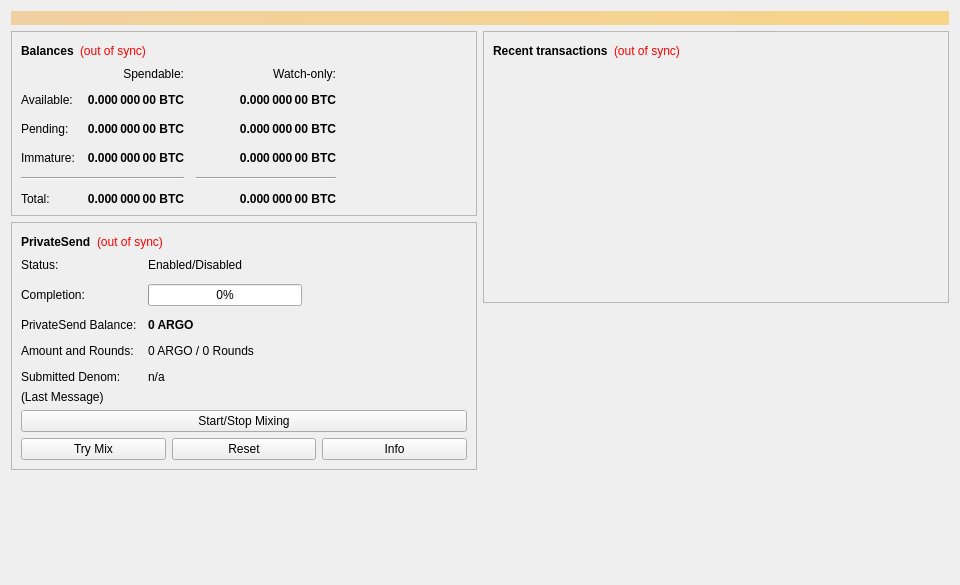
<?xml version="1.0" encoding="UTF-8"?>
<ui version="4.0">
 <class>OverviewPage</class>
 <widget class="QWidget" name="OverviewPage">
  <property name="geometry">
   <rect>
    <x>0</x>
    <y>0</y>
    <width>960</width>
    <height>585</height>
   </rect>
  </property>
  <property name="minimumSize">
   <size>
    <width>960</width>
    <height>0</height>
   </size>
  </property>
  <property name="windowTitle">
   <string>Form</string>
  </property>
  <layout class="QVBoxLayout" name="topLayout">
   <item>
    <widget class="QLabel" name="labelAlerts">
     <property name="visible">
      <bool>false</bool>
     </property>
     <property name="styleSheet">
      <string notr="true">QLabel { background-color: qlineargradient(x1: 0, y1: 0, x2: 1, y2: 0, stop:0 #F0D0A0, stop:1 #F8D488); color:#000000; }</string>
     </property>
     <property name="wordWrap">
      <bool>true</bool>
     </property>
     <property name="margin">
      <number>3</number>
     </property>
     <property name="textInteractionFlags">
      <set>Qt::TextSelectableByMouse</set>
     </property>
    </widget>
   </item>
   <item>
    <layout class="QHBoxLayout" name="horizontalLayout" stretch="1,1">
     <item>
      <layout class="QVBoxLayout" name="verticalLayout_2">
       <item>
        <widget class="QFrame" name="frame">
         <property name="frameShape">
          <enum>QFrame::StyledPanel</enum>
         </property>
         <property name="frameShadow">
          <enum>QFrame::Raised</enum>
         </property>
         <layout class="QVBoxLayout" name="verticalLayout_4">
          <item>
           <layout class="QHBoxLayout" name="horizontalLayout_4">
            <item>
             <widget class="QLabel" name="label_5">
              <property name="font">
               <font>
                <weight>75</weight>
                <bold>true</bold>
               </font>
              </property>
              <property name="text">
               <string>Balances</string>
              </property>
             </widget>
            </item>
            <item>
             <widget class="QLabel" name="labelWalletStatus">
              <property name="toolTip">
               <string>The displayed information may be out of date. Your wallet automatically synchronizes with the Argo network after a connection is established, but this process has not completed yet.</string>
              </property>
              <property name="styleSheet">
               <string notr="true">QLabel { color: red; }</string>
              </property>
              <property name="text">
               <string notr="true">(out of sync)</string>
              </property>
              <property name="alignment">
               <set>Qt::AlignLeading|Qt::AlignLeft|Qt::AlignVCenter</set>
              </property>
             </widget>
            </item>
            <item>
             <spacer name="horizontalSpacer_3">
              <property name="orientation">
               <enum>Qt::Horizontal</enum>
              </property>
              <property name="sizeHint" stdset="0">
               <size>
                <width>40</width>
                <height>20</height>
               </size>
              </property>
             </spacer>
            </item>
           </layout>
          </item>
          <item>
           <layout class="QGridLayout" name="gridLayout">
            <property name="spacing">
             <number>12</number>
            </property>
            <item row="2" column="2">
             <widget class="QLabel" name="labelWatchPending">
              <property name="font">
               <font>
                <weight>75</weight>
                <bold>true</bold>
               </font>
              </property>
              <property name="cursor">
               <cursorShape>IBeamCursor</cursorShape>
              </property>
              <property name="toolTip">
               <string>Unconfirmed transactions to watch-only addresses</string>
              </property>
              <property name="text">
               <string notr="true">0.000 000 00 BTC</string>
              </property>
              <property name="alignment">
               <set>Qt::AlignRight|Qt::AlignTrailing|Qt::AlignVCenter</set>
              </property>
              <property name="textInteractionFlags">
               <set>Qt::LinksAccessibleByMouse|Qt::TextSelectableByKeyboard|Qt::TextSelectableByMouse</set>
              </property>
             </widget>
            </item>
            <item row="2" column="1">
             <widget class="QLabel" name="labelUnconfirmed">
              <property name="font">
               <font>
                <weight>75</weight>
                <bold>true</bold>
               </font>
              </property>
              <property name="cursor">
               <cursorShape>IBeamCursor</cursorShape>
              </property>
              <property name="toolTip">
               <string>Total of transactions that have yet to be confirmed, and do not yet count toward the spendable balance</string>
              </property>
              <property name="text">
               <string notr="true">0.000 000 00 BTC</string>
              </property>
              <property name="alignment">
               <set>Qt::AlignRight|Qt::AlignTrailing|Qt::AlignVCenter</set>
              </property>
              <property name="textInteractionFlags">
               <set>Qt::LinksAccessibleByMouse|Qt::TextSelectableByKeyboard|Qt::TextSelectableByMouse</set>
              </property>
             </widget>
            </item>
            <item row="3" column="2">
             <widget class="QLabel" name="labelWatchImmature">
              <property name="font">
               <font>
                <weight>75</weight>
                <bold>true</bold>
               </font>
              </property>
              <property name="cursor">
               <cursorShape>IBeamCursor</cursorShape>
              </property>
              <property name="toolTip">
               <string>Mined balance in watch-only addresses that has not yet matured</string>
              </property>
              <property name="text">
               <string notr="true">0.000 000 00 BTC</string>
              </property>
              <property name="alignment">
               <set>Qt::AlignRight|Qt::AlignTrailing|Qt::AlignVCenter</set>
              </property>
              <property name="textInteractionFlags">
               <set>Qt::LinksAccessibleByMouse|Qt::TextSelectableByKeyboard|Qt::TextSelectableByMouse</set>
              </property>
             </widget>
            </item>
            <item row="4" column="0" colspan="2">
             <widget class="Line" name="lineSpendableBalance">
              <property name="orientation">
               <enum>Qt::Horizontal</enum>
              </property>
             </widget>
            </item>
            <item row="4" column="2">
             <widget class="Line" name="lineWatchBalance">
              <property name="sizePolicy">
               <sizepolicy hsizetype="Preferred" vsizetype="Fixed">
                <horstretch>0</horstretch>
                <verstretch>0</verstretch>
               </sizepolicy>
              </property>
              <property name="minimumSize">
               <size>
                <width>140</width>
                <height>0</height>
               </size>
              </property>
              <property name="orientation">
               <enum>Qt::Horizontal</enum>
              </property>
             </widget>
            </item>
            <item row="5" column="0">
             <widget class="QLabel" name="labelTotalText">
              <property name="text">
               <string>Total:</string>
              </property>
             </widget>
            </item>
            <item row="3" column="1">
             <widget class="QLabel" name="labelImmature">
              <property name="font">
               <font>
                <weight>75</weight>
                <bold>true</bold>
               </font>
              </property>
              <property name="cursor">
               <cursorShape>IBeamCursor</cursorShape>
              </property>
              <property name="toolTip">
               <string>Mined balance that has not yet matured</string>
              </property>
              <property name="text">
               <string notr="true">0.000 000 00 BTC</string>
              </property>
              <property name="alignment">
               <set>Qt::AlignRight|Qt::AlignTrailing|Qt::AlignVCenter</set>
              </property>
              <property name="textInteractionFlags">
               <set>Qt::LinksAccessibleByMouse|Qt::TextSelectableByKeyboard|Qt::TextSelectableByMouse</set>
              </property>
             </widget>
            </item>
            <item row="2" column="3">
             <spacer name="horizontalSpacer_2">
              <property name="orientation">
               <enum>Qt::Horizontal</enum>
              </property>
              <property name="sizeHint" stdset="0">
               <size>
                <width>40</width>
                <height>20</height>
               </size>
              </property>
             </spacer>
            </item>
            <item row="3" column="0">
             <widget class="QLabel" name="labelImmatureText">
              <property name="text">
               <string>Immature:</string>
              </property>
             </widget>
            </item>
            <item row="5" column="1">
             <widget class="QLabel" name="labelTotal">
              <property name="font">
               <font>
                <weight>75</weight>
                <bold>true</bold>
               </font>
              </property>
              <property name="cursor">
               <cursorShape>IBeamCursor</cursorShape>
              </property>
              <property name="toolTip">
               <string>Your current total balance</string>
              </property>
              <property name="text">
               <string notr="true">0.000 000 00 BTC</string>
              </property>
              <property name="alignment">
               <set>Qt::AlignRight|Qt::AlignTrailing|Qt::AlignVCenter</set>
              </property>
              <property name="textInteractionFlags">
               <set>Qt::LinksAccessibleByMouse|Qt::TextSelectableByKeyboard|Qt::TextSelectableByMouse</set>
              </property>
             </widget>
            </item>
            <item row="5" column="2">
             <widget class="QLabel" name="labelWatchTotal">
              <property name="font">
               <font>
                <weight>75</weight>
                <bold>true</bold>
               </font>
              </property>
              <property name="cursor">
               <cursorShape>IBeamCursor</cursorShape>
              </property>
              <property name="toolTip">
               <string>Current total balance in watch-only addresses</string>
              </property>
              <property name="text">
               <string notr="true">0.000 000 00 BTC</string>
              </property>
              <property name="alignment">
               <set>Qt::AlignRight|Qt::AlignTrailing|Qt::AlignVCenter</set>
              </property>
              <property name="textInteractionFlags">
               <set>Qt::LinksAccessibleByMouse|Qt::TextSelectableByKeyboard|Qt::TextSelectableByMouse</set>
              </property>
             </widget>
            </item>
            <item row="0" column="2">
             <widget class="QLabel" name="labelWatchonly">
              <property name="text">
               <string>Watch-only:</string>
              </property>
              <property name="alignment">
               <set>Qt::AlignRight|Qt::AlignTrailing|Qt::AlignVCenter</set>
              </property>
             </widget>
            </item>
            <item row="1" column="0">
             <widget class="QLabel" name="labelBalanceText">
              <property name="text">
               <string>Available:</string>
              </property>
             </widget>
            </item>
            <item row="1" column="1">
             <widget class="QLabel" name="labelBalance">
              <property name="font">
               <font>
                <weight>75</weight>
                <bold>true</bold>
               </font>
              </property>
              <property name="cursor">
               <cursorShape>IBeamCursor</cursorShape>
              </property>
              <property name="toolTip">
               <string>Your current spendable balance</string>
              </property>
              <property name="text">
               <string notr="true">0.000 000 00 BTC</string>
              </property>
              <property name="alignment">
               <set>Qt::AlignRight|Qt::AlignTrailing|Qt::AlignVCenter</set>
              </property>
              <property name="textInteractionFlags">
               <set>Qt::LinksAccessibleByMouse|Qt::TextSelectableByKeyboard|Qt::TextSelectableByMouse</set>
              </property>
             </widget>
            </item>
            <item row="1" column="2">
             <widget class="QLabel" name="labelWatchAvailable">
              <property name="font">
               <font>
                <weight>75</weight>
                <bold>true</bold>
               </font>
              </property>
              <property name="cursor">
               <cursorShape>IBeamCursor</cursorShape>
              </property>
              <property name="toolTip">
               <string>Your current balance in watch-only addresses</string>
              </property>
              <property name="text">
               <string notr="true">0.000 000 00 BTC</string>
              </property>
              <property name="alignment">
               <set>Qt::AlignRight|Qt::AlignTrailing|Qt::AlignVCenter</set>
              </property>
              <property name="textInteractionFlags">
               <set>Qt::LinksAccessibleByMouse|Qt::TextSelectableByKeyboard|Qt::TextSelectableByMouse</set>
              </property>
             </widget>
            </item>
            <item row="2" column="0">
             <widget class="QLabel" name="labelPendingText">
              <property name="text">
               <string>Pending:</string>
              </property>
             </widget>
            </item>
            <item row="0" column="1">
             <widget class="QLabel" name="labelSpendable">
              <property name="text">
               <string>Spendable:</string>
              </property>
              <property name="alignment">
               <set>Qt::AlignRight|Qt::AlignTrailing|Qt::AlignVCenter</set>
              </property>
             </widget>
            </item>
           </layout>
          </item>
         </layout>
        </widget>
       </item>
       <item>
        <widget class="QFrame" name="framePrivateSend">
         <property name="layoutDirection">
          <enum>Qt::LeftToRight</enum>
         </property>
         <property name="frameShape">
          <enum>QFrame::StyledPanel</enum>
         </property>
         <property name="frameShadow">
          <enum>QFrame::Raised</enum>
         </property>
         <layout class="QVBoxLayout" name="VerticalLayout_PS1">
          <item>
           <layout class="QHBoxLayout" name="horizontalLayout_5">
            <item>
             <widget class="QLabel" name="labelPrivateSendHeader">
              <property name="font">
               <font>
                <weight>75</weight>
                <bold>true</bold>
               </font>
              </property>
              <property name="text">
               <string>PrivateSend</string>
              </property>
             </widget>
            </item>
            <item>
             <widget class="QLabel" name="labelPrivateSendSyncStatus">
              <property name="toolTip">
               <string>The displayed information may be out of date. Your wallet automatically synchronizes with the Argo network after a connection is established, but this process has not completed yet.</string>
              </property>
              <property name="styleSheet">
               <string notr="true">QLabel { color: red; }</string>
              </property>
              <property name="text">
               <string notr="true">(out of sync)</string>
              </property>
              <property name="alignment">
               <set>Qt::AlignLeading|Qt::AlignLeft|Qt::AlignVCenter</set>
              </property>
             </widget>
            </item>
            <item>
             <spacer name="horizontalSpacer_4">
              <property name="orientation">
               <enum>Qt::Horizontal</enum>
              </property>
              <property name="sizeHint" stdset="0">
               <size>
                <width>40</width>
                <height>20</height>
               </size>
              </property>
             </spacer>
            </item>
           </layout>
          </item>
          <item>
           <layout class="QFormLayout" name="privateSendFormLayout">
            <property name="fieldGrowthPolicy">
             <enum>QFormLayout::AllNonFixedFieldsGrow</enum>
            </property>
            <property name="horizontalSpacing">
             <number>11</number>
            </property>
            <property name="verticalSpacing">
             <number>12</number>
            </property>
            <item row="0" column="0">
             <widget class="QLabel" name="labelPrivateSendEnabledText">
              <property name="text">
               <string>Status:</string>
              </property>
             </widget>
            </item>
            <item row="0" column="1">
             <widget class="QLabel" name="labelPrivateSendEnabled">
              <property name="text">
               <string>Enabled/Disabled</string>
              </property>
             </widget>
            </item>
            <item row="1" column="0">
             <widget class="QLabel" name="labelCompletitionText">
              <property name="text">
               <string>Completion:</string>
              </property>
             </widget>
            </item>
            <item row="1" column="1">
             <widget class="QProgressBar" name="privateSendProgress">
              <property name="maximumSize">
               <size>
                <width>154</width>
                <height>16777215</height>
               </size>
              </property>
              <property name="value">
               <number>0</number>
              </property>
             </widget>
            </item>
            <item row="2" column="0">
             <widget class="QLabel" name="labelAnonymizedText">
              <property name="text">
               <string>PrivateSend Balance:</string>
              </property>
             </widget>
            </item>
            <item row="2" column="1">
             <widget class="QLabel" name="labelAnonymized">
              <property name="font">
               <font>
                <weight>75</weight>
                <bold>true</bold>
               </font>
              </property>
              <property name="text">
               <string notr="true">0 ARGO</string>
              </property>
             </widget>
            </item>
            <item row="3" column="0">
             <widget class="QLabel" name="labelAmountAndRoundsText">
              <property name="text">
               <string>Amount and Rounds:</string>
              </property>
             </widget>
            </item>
            <item row="3" column="1">
             <widget class="QLabel" name="labelAmountRounds">
              <property name="text">
               <string>0 ARGO / 0 Rounds</string>
              </property>
             </widget>
            </item>
            <item row="4" column="0">
             <widget class="QLabel" name="labelSubmittedDenomText">
              <property name="text">
               <string>Submitted Denom:</string>
              </property>
             </widget>
            </item>
            <item row="4" column="1">
             <widget class="QLabel" name="labelSubmittedDenom">
              <property name="toolTip">
               <string>The denominations you submitted to the Masternode.&lt;br&gt;To mix, other users must submit the exact same denominations.</string>
              </property>
              <property name="text">
               <string>n/a</string>
              </property>
             </widget>
            </item>
           </layout>
          </item>
          <item>
           <layout class="QVBoxLayout" name="VerticalLayout_PS">
            <item>
             <widget class="QLabel" name="labelPrivateSendLastMessage">
              <property name="text">
               <string>(Last Message)</string>
              </property>
              <property name="alignment">
               <set>Qt::AlignLeading|Qt::AlignLeft|Qt::AlignTop</set>
              </property>
              <property name="wordWrap">
               <bool>true</bool>
              </property>
             </widget>
            </item>
            <item>
             <widget class="QPushButton" name="togglePrivateSend">
              <property name="sizePolicy">
               <sizepolicy hsizetype="MinimumExpanding" vsizetype="Fixed">
                <horstretch>0</horstretch>
                <verstretch>0</verstretch>
               </sizepolicy>
              </property>
              <property name="text">
               <string>Start/Stop Mixing</string>
              </property>
             </widget>
            </item>
            <item>
             <layout class="QHBoxLayout" name="horizontalLayout_debugbuttons">
              <item>
               <widget class="QPushButton" name="privateSendAuto">
                <property name="sizePolicy">
                 <sizepolicy hsizetype="MinimumExpanding" vsizetype="Fixed">
                  <horstretch>0</horstretch>
                  <verstretch>0</verstretch>
                 </sizepolicy>
                </property>
                <property name="toolTip">
                 <string>Try to manually submit a PrivateSend request.</string>
                </property>
                <property name="text">
                 <string>Try Mix</string>
                </property>
               </widget>
              </item>
              <item>
               <widget class="QPushButton" name="privateSendReset">
                <property name="sizePolicy">
                 <sizepolicy hsizetype="MinimumExpanding" vsizetype="Fixed">
                  <horstretch>0</horstretch>
                  <verstretch>0</verstretch>
                 </sizepolicy>
                </property>
                <property name="toolTip">
                 <string>Reset the current status of PrivateSend (can interrupt PrivateSend if it's in the process of Mixing, which can cost you money!)</string>
                </property>
                <property name="autoFillBackground">
                 <bool>false</bool>
                </property>
                <property name="text">
                 <string>Reset</string>
                </property>
               </widget>
              </item>
              <item>
               <widget class="QPushButton" name="privateSendInfo">
                <property name="sizePolicy">
                 <sizepolicy hsizetype="MinimumExpanding" vsizetype="Fixed">
                  <horstretch>0</horstretch>
                  <verstretch>0</verstretch>
                 </sizepolicy>
                </property>
                <property name="toolTip">
                 <string>Information about PrivateSend and Mixing</string>
                </property>
                <property name="text">
                 <string>Info</string>
                </property>
               </widget>
              </item>
             </layout>
            </item>
           </layout>
          </item>
         </layout>
        </widget>
       </item>
       <item>
        <spacer name="verticalSpacer">
         <property name="orientation">
          <enum>Qt::Vertical</enum>
         </property>
         <property name="sizeHint" stdset="0">
          <size>
           <width>20</width>
           <height>40</height>
          </size>
         </property>
        </spacer>
       </item>
      </layout>
     </item>
     <item>
      <layout class="QVBoxLayout" name="verticalLayout_3">
       <item>
        <widget class="QFrame" name="frame_2">
         <property name="frameShape">
          <enum>QFrame::StyledPanel</enum>
         </property>
         <property name="frameShadow">
          <enum>QFrame::Raised</enum>
         </property>
         <layout class="QVBoxLayout" name="verticalLayout">
          <item>
           <layout class="QHBoxLayout" name="horizontalLayout_2">
            <item>
             <widget class="QLabel" name="label_4">
              <property name="font">
               <font>
                <weight>75</weight>
                <bold>true</bold>
               </font>
              </property>
              <property name="text">
               <string>Recent transactions</string>
              </property>
             </widget>
            </item>
            <item>
             <widget class="QLabel" name="labelTransactionsStatus">
              <property name="toolTip">
               <string>The displayed information may be out of date. Your wallet automatically synchronizes with the Argo network after a connection is established, but this process has not completed yet.</string>
              </property>
              <property name="styleSheet">
               <string notr="true">QLabel { color: red; }</string>
              </property>
              <property name="text">
               <string notr="true">(out of sync)</string>
              </property>
              <property name="alignment">
               <set>Qt::AlignLeading|Qt::AlignLeft|Qt::AlignVCenter</set>
              </property>
             </widget>
            </item>
            <item>
             <spacer name="horizontalSpacer">
              <property name="orientation">
               <enum>Qt::Horizontal</enum>
              </property>
              <property name="sizeHint" stdset="0">
               <size>
                <width>40</width>
                <height>20</height>
               </size>
              </property>
             </spacer>
            </item>
           </layout>
          </item>
          <item>
           <widget class="QListView" name="listTransactions">
            <property name="styleSheet">
             <string notr="true">QListView { background: transparent; }</string>
            </property>
            <property name="frameShape">
             <enum>QFrame::NoFrame</enum>
            </property>
            <property name="verticalScrollBarPolicy">
             <enum>Qt::ScrollBarAlwaysOff</enum>
            </property>
            <property name="horizontalScrollBarPolicy">
             <enum>Qt::ScrollBarAlwaysOff</enum>
            </property>
            <property name="selectionMode">
             <enum>QAbstractItemView::NoSelection</enum>
            </property>
           </widget>
          </item>
         </layout>
        </widget>
       </item>
       <item>
        <spacer name="verticalSpacer_2">
         <property name="orientation">
          <enum>Qt::Vertical</enum>
         </property>
         <property name="sizeHint" stdset="0">
          <size>
           <width>20</width>
           <height>40</height>
          </size>
         </property>
        </spacer>
       </item>
      </layout>
     </item>
    </layout>
   </item>
  </layout>
 </widget>
 <resources/>
 <connections/>
</ui>
